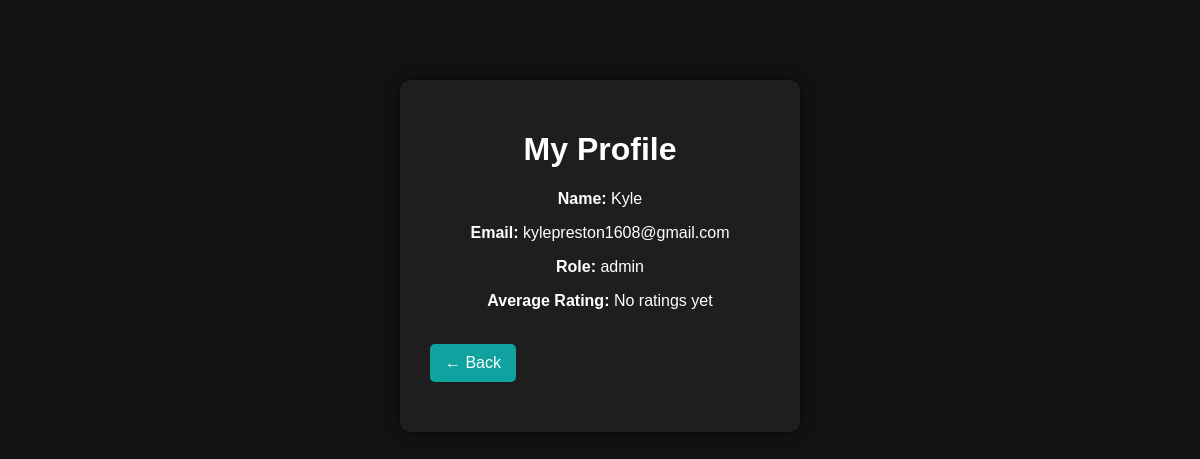
Screenshot of /kasitrade/profile.php (signed in) with the database file from the repository.
### tables this page shows
CREATE TABLE `users` (
  `user_id` int(255) NOT NULL,
  `name` varchar(100) NOT NULL,
  `email` varchar(100) NOT NULL,
  `password` varchar(100) NOT NULL,
  `role` varchar(20) NOT NULL
);

### kasitrade/profile.php (the view, shortened to what this page needs)
<?php
include("includes/db.php");
$user_id = $_SESSION['user_id'];
$sql = "SELECT * FROM users WHERE user_id='$user_id'";
$result = mysqli_query($conn, $sql);
$user = mysqli_fetch_assoc($result);
$rating_sql = "SELECT AVG(rating) AS average_rating
               FROM ratings
               WHERE seller_id='$user_id'";
$rating_result = mysqli_query($conn, $rating_sql);
$rating_data = mysqli_fetch_assoc($rating_result);
$average_rating = round($rating_data['average_rating'], 1);
?>
<!DOCTYPE html>
<html>
<head>
<link rel="stylesheet" href="css/style.css">
</head>
<body>
<div class="container">
<h1>My Profile</h1>
<p>
<strong>Name:</strong>
<?php echo $user['name']; ?>
</p>
<p>
<strong>Email:</strong>
<?php echo $user['email']; ?>
</p>
<p>
<strong>Role:</strong>
<?php echo $user['role']; ?>
</p>
<p>
<strong>Average Rating:</strong>
<?php
if($average_rating > 0){
    echo $average_rating . " / 5";
}else{
    echo "No ratings yet";
}
?>
</p>
<br>
<a href="dashboard.php" class="back-button">
    ← Back
</a>
</div>
</body>
</html>

### kasitrade/css/style.css (style rules this page uses)
body { margin:0; padding:0; font-family:Arial, sans-serif; background:#121212; color:white; }
* { box-sizing:border-box; }
a { color:#00b894; text-decoration:none; }
p { text-align:center; }
.container { max-width:400px; width:90%; margin:80px auto; background:#1e1e1e; padding:30px; border-radius:10px; box-shadow:0px 0px 10px rgba(0,0,0,0.5); }
h1,h2,h3 { text-align:center; }
.back-button { display:inline-block; margin-bottom:20px; background:#10a29e; color:white; padding:10px 15px; border-radius:5px; text-decoration:none; transition:0.3s; }

### rows the page displays
users: name "Kyle", email "kylepreston1608@gmail.com", role "admin"
